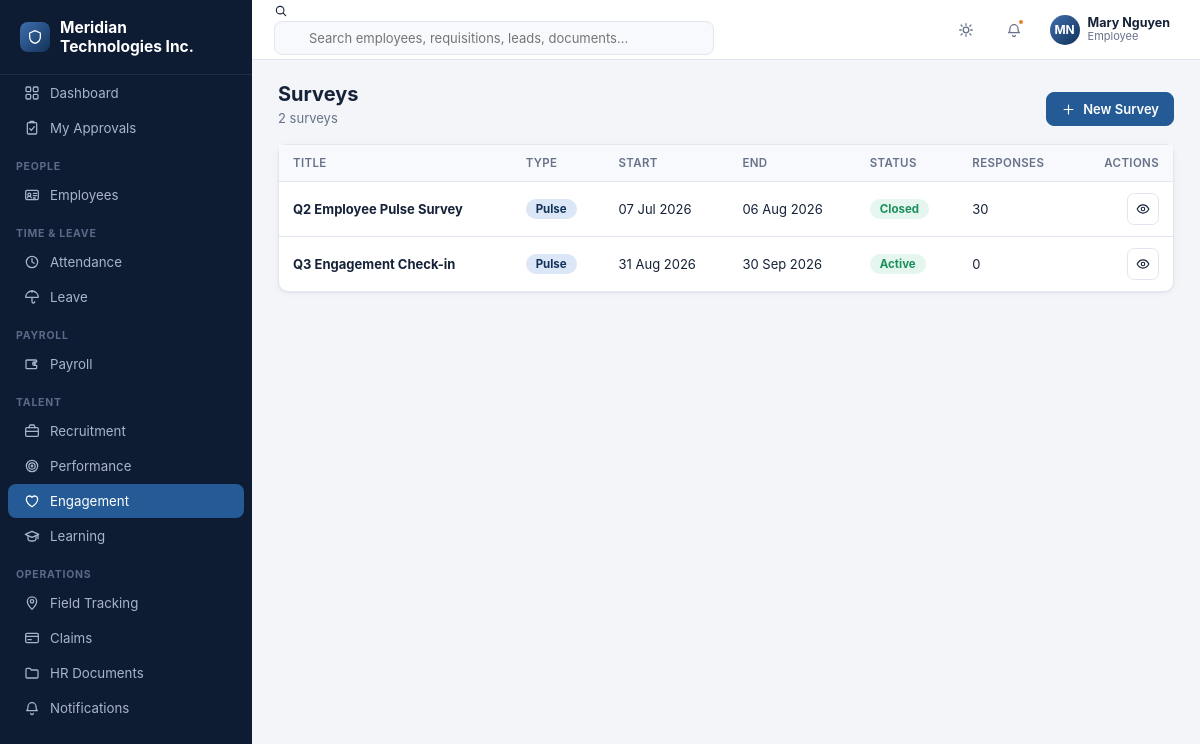
The page /engagement/surveys (signed in) on the database its author committed.
### tables this page shows
CREATE TABLE company_settings (
    id INTEGER PRIMARY KEY CHECK (id = 1),
    company_name TEXT NOT NULL DEFAULT 'Your Company',
    logo_path TEXT,
    address TEXT,
    city TEXT,
    state TEXT,
    country TEXT,
    pincode TEXT,
    phone TEXT,
    email TEXT,
    website TEXT,
    gstin TEXT,
    pan TEXT,
    currency_symbol TEXT NOT NULL DEFAULT '$',
    fiscal_year_start_month INTEGER NOT NULL DEFAULT 4,
    updated_at TEXT NOT NULL DEFAULT (datetime('now'))
);

CREATE TABLE users (
    id INTEGER PRIMARY KEY AUTOINCREMENT,
    username TEXT NOT NULL UNIQUE,
    password_hash TEXT NOT NULL,
    full_name TEXT NOT NULL,
    email TEXT,
    phone TEXT,
    role_id INTEGER NOT NULL REFERENCES roles(id),
    employee_id INTEGER REFERENCES employees(id),
    is_active INTEGER NOT NULL DEFAULT 1,
    last_login_at TEXT,
    created_at TEXT NOT NULL DEFAULT (datetime('now'))
);

CREATE TABLE roles (
    id INTEGER PRIMARY KEY AUTOINCREMENT,
    name TEXT NOT NULL UNIQUE,
    description TEXT,
    is_system INTEGER NOT NULL DEFAULT 0,
    created_at TEXT NOT NULL DEFAULT (datetime('now'))
);

CREATE TABLE surveys (
    id INTEGER PRIMARY KEY AUTOINCREMENT,
    title TEXT NOT NULL,
    description TEXT,
    type TEXT NOT NULL DEFAULT 'Pulse',
    start_date TEXT,
    end_date TEXT,
    status TEXT NOT NULL DEFAULT 'Draft',
    created_by INTEGER REFERENCES users(id),
    created_at TEXT NOT NULL DEFAULT (datetime('now'))
);

### blueprints/engagement.py (the view)
@bp.route("/surveys", endpoint="surveys_list")
@permission_required("engagement.surveys.view")
def surveys_list():
    rows = db.query(
        """SELECT s.*,
                  (SELECT COUNT(DISTINCT employee_id) FROM survey_responses r WHERE r.survey_id = s.id) AS response_count
           FROM surveys s ORDER BY s.created_at DESC"""
    )
    return render_template(
        "engagement/surveys_list.html", surveys=rows,
        can_create=has_permission("engagement.surveys.create"),
        can_edit=has_permission("engagement.surveys.edit"),
        statuses=SURVEY_STATUSES,
    )

### auth.py (called while the page is built)
def has_permission(code):
    if g.get("user") is None:
        return False
    perms = g.get("permissions", set())
    if "*" in perms:
        return True
    return code in perms

def permission_required(code):
    def decorator(view):
        @functools.wraps(view)
        def wrapped(**kwargs):
            if g.user is None:
                return redirect(url_for("auth.login", next=request.path))
            if not has_permission(code):
                flash(f"You don't have permission to do this ({code}).", "error")
                return redirect(url_for("dashboard.index"))
            return view(**kwargs)
        return wrapped
    return decorator

### db.py (called while the page is built)
def get_db():
    if "db" not in g:
        os.makedirs(os.path.dirname(config.DB_PATH), exist_ok=True)
        g.db = sqlite3.connect(config.DB_PATH, detect_types=sqlite3.PARSE_DECLTYPES)
        g.db.row_factory = sqlite3.Row
        g.db.execute("PRAGMA foreign_keys = ON")
    return g.db

def query(sql, args=(), one=False):
    conn = get_db()
    cur = conn.execute(sql, args)
    rows = cur.fetchall()
    cur.close()
    if one:
        return rows[0] if rows else None
    return rows

### helpers.py (called while the page is built)
def fmt_date(value):
    if not value:
        return "-"
    try:
        return datetime.fromisoformat(str(value)[:19]).strftime("%d %b %Y")
    except ValueError:
        return str(value)[:10]

def initials(name):
    if not name:
        return "?"
    parts = str(name).strip().split()
    if not parts:
        return "?"
    if len(parts) == 1:
        return parts[0][:2].upper()
    return (parts[0][0] + parts[-1][0]).upper()

### notify.py (called while the page is built)
def unread_count(user_id):
    row = db.query(
        "SELECT COUNT(*) as c FROM notifications WHERE user_id=? AND is_read=0", (user_id,), one=True
    )
    return row["c"] if row else 0

### templates/engagement/surveys_list.html (shortened to what this page needs)
{% extends "base.html" %}
{% import "partials/icons.html" as ic %}
{% block content %}
<div class="page-head">
  <div>
    <h1>Surveys</h1>
    <div class="sub">{{ surveys|length }} survey{{ 's' if surveys|length != 1 else '' }}</div>
  </div>
  <div style="display:flex;gap:8px">
    {% if can_create %}
    <a class="btn primary" href="{{ url_for('engagement.survey_new') }}">{{ ic.icon('plus',15) }} New Survey</a>
    {% endif %}
  </div>
</div>
<div class="card">
  <div class="table-wrap">
    {% if surveys %}
    <table class="dt">
      <thead><tr>
        <th>Title</th><th>Type</th><th>Start</th><th>End</th><th>Status</th><th>Responses</th>
        <th style="text-align:right">Actions</th>
      </tr></thead>
      <tbody>
        {% for s in surveys %}
        <tr>
          <td><a href="{{ url_for('engagement.survey_view', id=s.id) }}" style="font-weight:650">{{ s.title }}</a></td>
          <td><span class="badge brand">{{ s.type }}</span></td>
          <td>{{ s.start_date|fmt_date }}</td>
          <td>{{ s.end_date|fmt_date }}</td>
          <td><span class="badge {{ status_badge_class(s.status) }}">{{ s.status }}</span></td>
          <td>{{ s.response_count }}</td>
          <td>
            <div class="row-actions">
              <a class="btn sm btn-icon" href="{{ url_for('engagement.survey_view', id=s.id) }}" title="View">{{ ic.icon('eye',14) }}</a>
            </div>
          </td>
        </tr>
        {% endfor %}
      </tbody>
    </table>
    {% else %}
    <div class="empty-state">
      <div class="ic">{{ ic.icon('heart', 34) }}</div>
      <p>No surveys yet.</p>
    </div>
    {% endif %}
  </div>
</div>
{% endblock %}

### templates/base.html (shortened to what this page needs)
<!doctype html>
<html lang="en">
<head>
<link rel="stylesheet" href="{{ url_for('static', filename='css/style.css') }}">
</head>
<body>
{% import "partials/icons.html" as ic %}
{% set ep = request.endpoint or '' %}
<div class="app">
  <aside class="sidebar" id="sidebar">
    <div class="sidebar-brand"><span class="logo-dot">{{ ic.icon('shield', 16) }}</span> <span>{{ company.company_name if company else 'Enterprise HR' }}</span></div>
    <nav>
      <div class="nav-item {{ 'active' if ep=='dashboard.index' }}" onclick="location.href='{{ url_for('dashboard.index') }}'">
        {{ ic.icon('grid') }} <span>Dashboard</span>
      </div>
      <div class="nav-item {{ 'active' if ep=='dashboard.my_approvals' }}" onclick="location.href='{{ url_for('dashboard.my_approvals') }}'">
        {{ ic.icon('clipboard-check') }} <span>My Approvals</span>
      </div>
      {% if has_permission('employees.employees.view') %}
      <div class="nav-section">People</div>
      <div class="nav-item {{ 'active' if ep.startswith('employees.') }}" onclick="location.href='{{ url_for('employees.list_view') }}'">{{ ic.icon('id-card') }} <span>Employees</span></div>
      {% endif %}
      {% if has_permission('attendance.attendance.view') %}
      <div class="nav-section">Time &amp; Leave</div>
      <div class="nav-item {{ 'active' if ep.startswith('attendance.') }}" onclick="location.href='{{ url_for('attendance.daily') }}'">{{ ic.icon('clock') }} <span>Attendance</span></div>
      {% endif %}
      {% if has_permission('leave.requests.view') %}
      <div class="nav-item {{ 'active' if ep.startswith('leave.') }}" onclick="location.href='{{ url_for('leave.requests_list') }}'">{{ ic.icon('umbrella') }} <span>Leave</span></div>
      {% endif %}
      {% if has_permission('payroll.payslips.view') or has_permission('payroll.runs.view') %}
      <div class="nav-section">Payroll</div>
      <div class="nav-item {{ 'active' if ep.startswith('payroll.') }}" onclick="location.href='{{ url_for('payroll.runs_list') }}'">{{ ic.icon('wallet') }} <span>Payroll</span></div>
      {% endif %}
      {% if has_permission('recruitment.requisitions.view') %}
      <div class="nav-section">Talent</div>
      <div class="nav-item {{ 'active' if ep.startswith('recruitment.') }}" onclick="location.href='{{ url_for('recruitment.requisitions_list') }}'">{{ ic.icon('briefcase') }} <span>Recruitment</span></div>
      {% endif %}
      {% if has_permission('performance.goals.view') %}
      <div class="nav-item {{ 'active' if ep.startswith('performance.') }}" onclick="location.href='{{ url_for('performance.cycles_list') }}'">{{ ic.icon('target') }} <span>Performance</span></div>
      {% endif %}
      {% if has_permission('engagement.surveys.view') %}
      <div class="nav-item {{ 'active' if ep.startswith('engagement.') }}" onclick="location.href='{{ url_for('engagement.surveys_list') }}'">{{ ic.icon('heart') }} <span>Engagement</span></div>
      {% endif %}
      {% if has_permission('learning.courses.view') %}
      <div class="nav-item {{ 'active' if ep.startswith('learning.') }}" onclick="location.href='{{ url_for('learning.courses_list') }}'">{{ ic.icon('graduation') }} <span>Learning</span></div>
      {% endif %}
      {% if has_permission('field.visits.view') %}
      <div class="nav-section">Operations</div>
      <div class="nav-item {{ 'active' if ep.startswith('field.') }}" onclick="location.href='{{ url_for('field.visits_list') }}'">{{ ic.icon('map-pin') }} <span>Field Tracking</span></div>
      {% endif %}
      {% if has_permission('claims.claims.view') %}
      <div class="nav-item {{ 'active' if ep.startswith('claims.') }}" onclick="location.href='{{ url_for('claims.claims_list') }}'">{{ ic.icon('credit-card') }} <span>Claims</span></div>
      {% endif %}
      {% if has_permission('documents.documents.view') %}
      <div class="nav-item {{ 'active' if ep.startswith('documents.') }}" onclick="location.href='{{ url_for('documents.list_view') }}'">{{ ic.icon('folder') }} <span>HR Documents</span></div>
      {% endif %}
      <div class="nav-item {{ 'active' if ep.startswith('notifications.') }}" onclick="location.href='{{ url_for('notifications.index') }}'">{{ ic.icon('bell') }} <span>Notifications</span></div>
    </nav>
  </aside>
  <div class="main">
    <header class="topbar">
      <div class="search-box">
        {{ ic.icon('search', 14) }}
        <input type="text" placeholder="Search employees, requisitions, leads, documents..." oninput="onGlobalSearch(this)">
      </div>
      <div class="topbar-right">
        <button class="icon-btn" onclick="toggleTheme()" title="Toggle theme">{{ ic.icon('sun') }}</button>
        <div class="dropdown">
          <button class="icon-btn" data-dropdown-toggle title="Notifications">
            {{ ic.icon('bell') }}
            {% if unread_notifs and unread_notifs > 0 %}<span class="badge-dot"></span>{% endif %}
          </button>
        </div>
        <div class="dropdown">
          <div class="user-chip" data-dropdown-toggle>
            <div class="avatar">{% if g.employee and g.employee.photo_path %}<img src="{{ url_for('static', filename='uploads/' + g.employee.photo_path) }}">{% else %}{{ (g.user.full_name if g.user else '??')|initials }}{% endif %}</div>
            <div style="display:flex;flex-direction:column;line-height:1.2">
              <span style="font-weight:650;font-size:12.5px">{{ g.user.full_name if g.user else 'Guest' }}</span>
              <span class="text-muted" style="font-size:11px">{{ g.user.role_name if g.user else '' }}</span>
            </div>
          </div>
        </div>
      </div>
    </header>
    <main class="content">
      {% block content %}{% endblock %}
    </main>
  </div>
</div>
</body>
</html>

### templates/partials/icons.html (shortened to what this page needs)
{% macro icon(name, size=16) %}
<svg xmlns="http://www.w3.org/2000/svg" width="{{ size }}" height="{{ size }}" viewBox="0 0 24 24" fill="none" stroke="currentColor" stroke-width="1.9" stroke-linecap="round" stroke-linejoin="round" style="flex-shrink:0">{{ (p[name] or p['grid'])|safe }}</svg>
{%- endmacro %}

### rows shown on the page
company_settings: company_name "Meridian Technologies Inc."
users: full_name "MN", user "Mary Nguyen"
roles: user "Employee"
surveys: title "Q2 Employee Pulse Survey", type "Pulse", start_date|fmt_date "07 Jul 2026", end_date|fmt_date "06 Aug 2026", status "Closed", response_count "30", {{ size }} 14 (drawn)
surveys: title "Q3 Engagement Check-in", type "Pulse", start_date|fmt_date "31 Aug 2026", end_date|fmt_date "30 Sep 2026", status "Active", response_count "0", {{ size }} 14 (drawn)

### other values the page prints
{{ surveys|length }} "2"
{{ 's' if surveys|length != 1 else '' }} "s"
